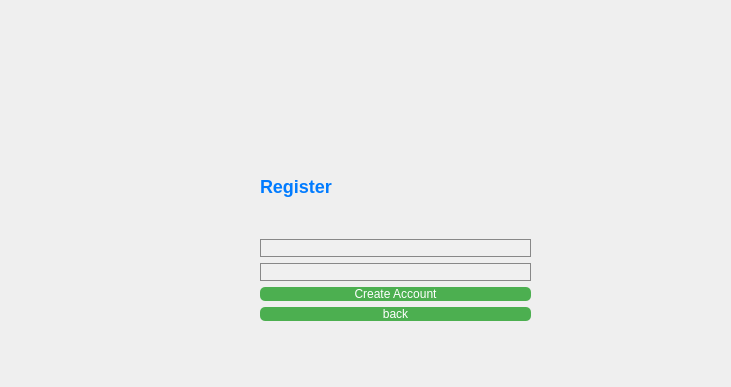
<?xml version="1.0" encoding="UTF-8"?>
<ui version="4.0">
 <class>RegisterWindow</class>
 <widget class="QDialog" name="RegisterWindow">
  <property name="geometry">
   <rect>
    <x>0</x>
    <y>0</y>
    <width>731</width>
    <height>387</height>
   </rect>
  </property>
  <property name="windowTitle">
   <string>Dialog</string>
  </property>
  <widget class="QWidget" name="verticalLayoutWidget">
   <property name="geometry">
    <rect>
     <x>260</x>
     <y>140</y>
     <width>271</width>
     <height>181</height>
    </rect>
   </property>
   <layout class="QVBoxLayout" name="verticalLayout">
    <item>
     <widget class="QLabel" name="Login">
      <property name="styleSheet">
       <string notr="true">color: #007BFF;  /* الأزرق */
font-size: 18px;  /* تغيير حجم الخط */
font-weight: bold;  /* جعل الخط عريض */</string>
      </property>
      <property name="text">
       <string>Register</string>
      </property>
     </widget>
    </item>
    <item>
     <widget class="QLineEdit" name="lineEdit_username">
      <property name="styleSheet">
       <string notr="true">background-color: #f0f0f0;  /* خلفية خفيفة */
color: #333333;  /* اللون الداكن للنص */
border: 1px solid #888;  /* حدود خفيفة حول الـQLineEdit */</string>
      </property>
     </widget>
    </item>
    <item>
     <widget class="QLineEdit" name="lineEdit_password">
      <property name="styleSheet">
       <string notr="true">background-color: #f0f0f0;  /* خلفية خفيفة */
color: #333333;  /* اللون الداكن للنص */
border: 1px solid #888;  /* حدود خفيفة حول الـQLineEdit */</string>
      </property>
      <property name="echoMode">
       <enum>QLineEdit::EchoMode::Password</enum>
      </property>
     </widget>
    </item>
    <item>
     <widget class="QPushButton" name="pushButton_register">
      <property name="styleSheet">
       <string notr="true">background-color: #4CAF50;  /* اللون الأخضر */
color: white;  /* النص يبقى لونه أبيض */
border-radius: 5px;  /* حواف الزرار مدورة شوية */</string>
      </property>
      <property name="text">
       <string>Create Account</string>
      </property>
     </widget>
    </item>
    <item>
     <widget class="QPushButton" name="pushButton_back">
      <property name="styleSheet">
       <string notr="true">background-color: #4CAF50;  /* اللون الأخضر */
color: white;  /* النص يبقى لونه أبيض */
border-radius: 5px;  /* حواف الزرار مدورة شوية */</string>
      </property>
      <property name="text">
       <string>back</string>
      </property>
     </widget>
    </item>
   </layout>
  </widget>
 </widget>
 <resources/>
 <connections/>
</ui>
